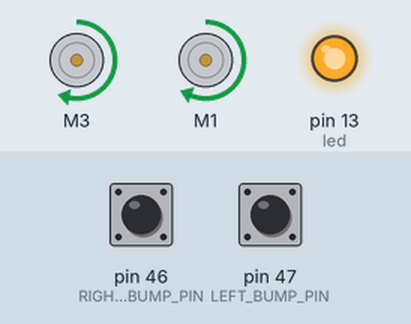
The sketch below on a simulated Arduino Mega 2560, built with avr-gcc and run on an emulated ATmega2560. Parts: 2 × DC motor (green arrow = forward, orange = backward, longer = faster), output pins drawn as LEDs (lit = HIGH). Inputs (shaded band) come from the test bench; at power-on: pin 46 (RIGHT_BUMP_PIN) HIGH, pin 47 (LEFT_BUMP_PIN) HIGH.

Above: at 5.0 s.
5.1 s: pin 46 (RIGHT_BUMP_PIN) pulled LOW for 0.15 s
At 5.9 s:
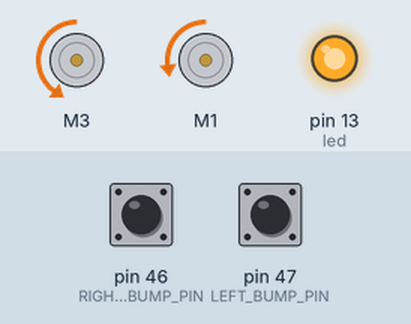
7.6 s: pin 47 (LEFT_BUMP_PIN) pulled LOW for 3.2 s
At 8.1 s:
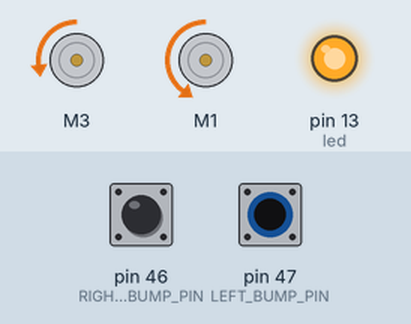
12.3 s: pin 46 (RIGHT_BUMP_PIN) pulled LOW for 3.2 s
At 17.2 s:
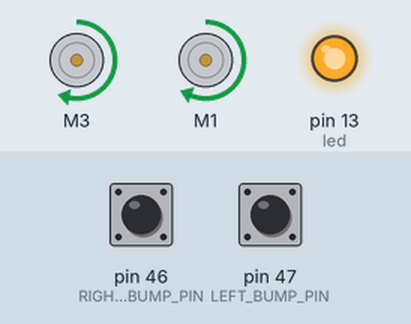
Timing chart, 0 to 18.7 s (numbered marks = the images above; inputs shaded):
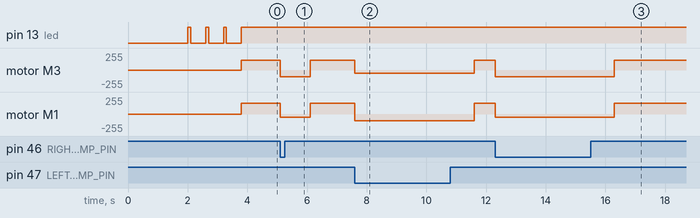

The sketch:

B3_Bump_MBC.ino
```cpp
 /* B3_Bump.ino

   Drive the TWO-WHEELED Bread Board Bot (BBbot, B^3)
   forward.  When a whisker bump sensor on either side hits something,
   back up and turn slightly away from that direction and resume
   forward path.

   Arduino: Arduino Mega 256 v3 Clone
   Motor Shield: Adafruit assembled Motor Shield for Arduino v2
   ---->  http://www.adafruit.com/products/1438

   Programmer: Dave Eslinger; June 12, 2015
   Revisions:
*/
#include <Wire.h>
#include <Adafruit_MotorShield.h>
#include <math.h>
#include <breadboardbot.h>

// Create the motor shield object with the default I2C address
Adafruit_MotorShield AFMS = Adafruit_MotorShield();

// Define Constants

const byte LEFT_BUMP_PIN = 47;    // Define DIGITAL Pins for left
const byte RIGHT_BUMP_PIN = 46;   // and right bump sensors

const byte FORWARD_SPEED = 150;   // Define normal speeds
const byte BACKWARD_SPEED = 100;  // and backup/turn speed
const int  TURN_DURATION = 1000;   // Turn length in milliseconds

// Define 'ports' for motors.
const byte LEFT_MOTOR_PORT = 3;
const byte RIGHT_MOTOR_PORT = 1;
// Create pointers to motor control objects
Adafruit_DCMotor *motorLeft = AFMS.getMotor(LEFT_MOTOR_PORT);
Adafruit_DCMotor *motorRight = AFMS.getMotor(RIGHT_MOTOR_PORT);

// LED Pin
const int led = 13;

void setup(void){
  AFMS.begin();  // create with the default frequency 1.6KHz
  // Turn off all motors to start, just a good habit
  motorLeft->run(RELEASE);
  motorRight->run(RELEASE);
  Serial.begin(9600);  //Begin serial communcation

  /*Set up Bump Pins with Arduino internal pullup resistors
    This will make them always high unless a bump switch is hit,
    which will make a connection to ground and they will read low. */
  pinMode(LEFT_BUMP_PIN,INPUT_PULLUP);
  pinMode(RIGHT_BUMP_PIN,INPUT_PULLUP);

  delay(2000);  // Two second delay to get the robot ready
  pinMode(led, OUTPUT);
  //while(digitalRead(LEFT_BUMP_PIN) && digitalRead(RIGHT_BUMP_PIN)){}
  digitalWrite(led, HIGH);
  delay(100);
  digitalWrite(led, LOW);
  delay(500);
  digitalWrite(led, HIGH);
  delay(100);
  digitalWrite(led, LOW);
  delay(500);
  digitalWrite(led, HIGH);
  delay(100);
  digitalWrite(led, LOW);
  delay(500);
  digitalWrite(led, HIGH);
}

void loop(){

  /*  Assuming no switches closed initially.  Drive forward: */
  motorLeft->setSpeed(FORWARD_SPEED);
  motorRight->setSpeed(FORWARD_SPEED+12);
  while(digitalRead(LEFT_BUMP_PIN) && digitalRead(RIGHT_BUMP_PIN)) {
    motorLeft->run(FORWARD);
    motorRight->run(FORWARD);
  }

  /* If you got here, one of the bump switches was closed */

  /* First check the LEFT sensor: */
  if(! digitalRead(LEFT_BUMP_PIN)) { // the LEFT side switch was bumped
    motorLeft->setSpeed(BACKWARD_SPEED/2); // Slowly back up and turn to right
    motorRight->setSpeed(BACKWARD_SPEED);
    motorLeft->run(BACKWARD);
    motorRight->run(BACKWARD);
    delay(TURN_DURATION);                  // for specified duration
    motorLeft->run(RELEASE);               // Then stop power to the motors
    motorRight->run(RELEASE);              // and move to next section of code
  }

  /* Then check the right sensor: */
   if(! digitalRead(RIGHT_BUMP_PIN)) { // the RIGHT side switch was bumped
    motorLeft->setSpeed(BACKWARD_SPEED); // Slowly back up and turn to left
    motorRight->setSpeed(BACKWARD_SPEED/2);
    motorLeft->run(BACKWARD);
    motorRight->run(BACKWARD);
    delay(TURN_DURATION);                 // for specified duration
    motorLeft->run(RELEASE);               // Then stop power to the motors
    motorRight->run(RELEASE);              // and move to next section of code
  }

   /*That is all!  Now go back to the beginning of the loop and
     drive straight ahead until somehting is bumped. */
}
```

Measured:
- after the input at 5.1 s, motor M3: forward 150/255 → backward 100/255 at once, → forward 150/255 1.0 s later; motor M1: forward 162/255 → backward 50/255 at once, → forward 162/255 1.0 s later
- after the input at 7.6 s, motor M3: forward 150/255 → backward 50/255 at once, → forward 150/255 4.0 s later; motor M1: forward 162/255 → backward 100/255 at once, → forward 162/255 4.0 s later
- after the input at 12.3 s, motor M3: forward 150/255 → backward 100/255 at once, → forward 150/255 4.0 s later; motor M1: forward 162/255 → backward 50/255 at once, → forward 162/255 4.0 s later
